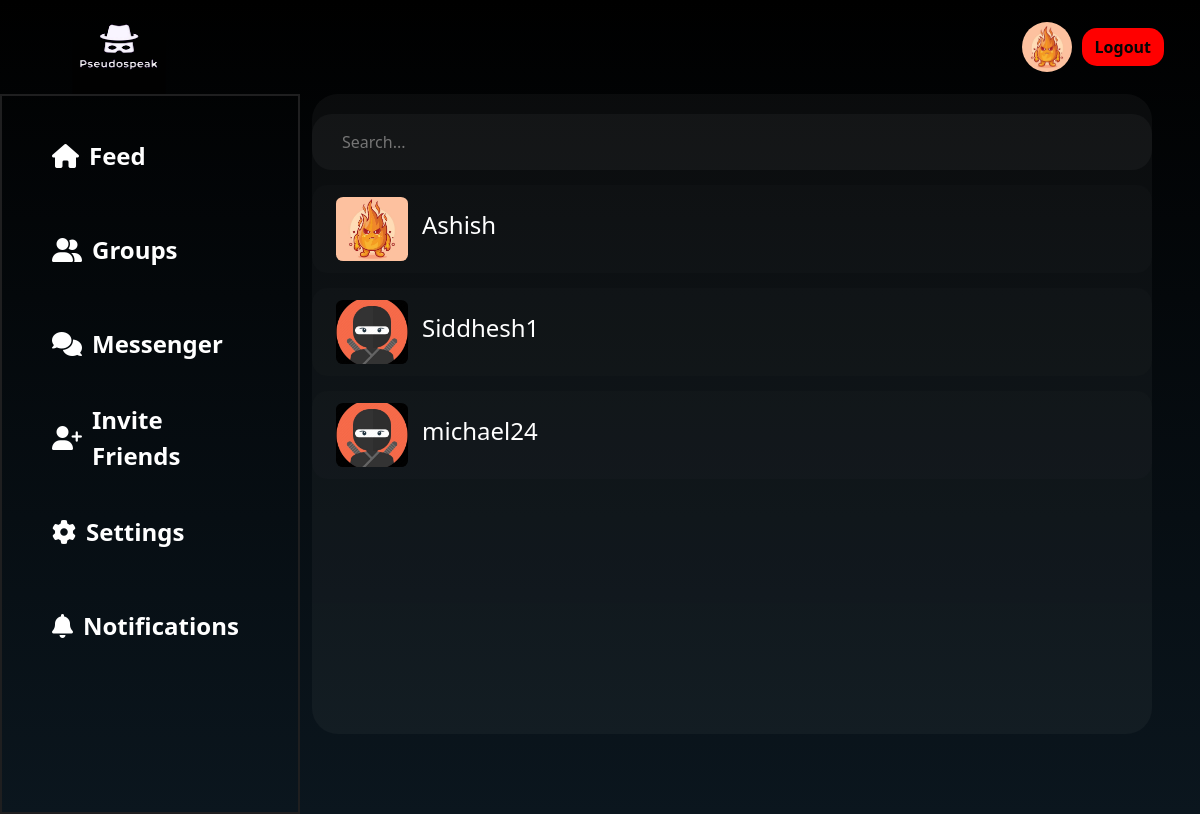
The page /messenger/ (signed in) on the database as committed earlier.
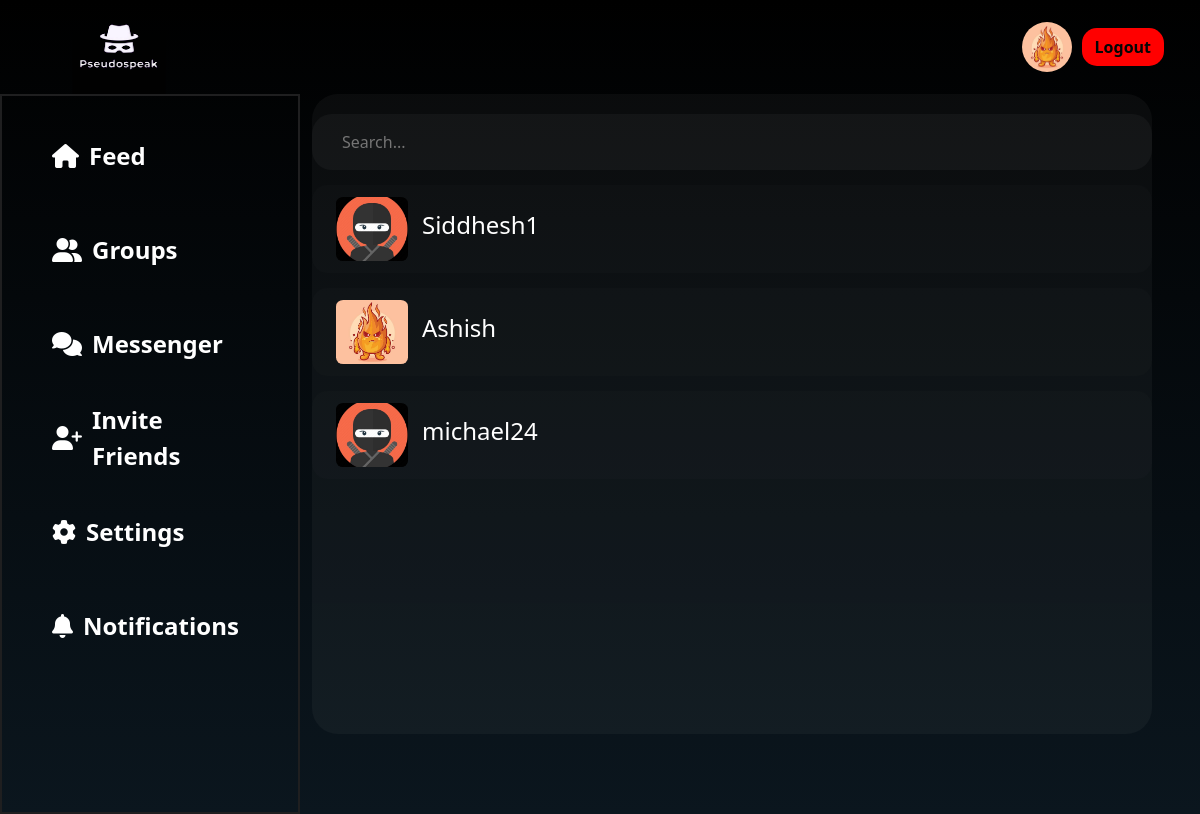
The same page on the database as committed later.
### main/models.py (models this page shows, shortened)
class Profile(models.Model):
    user=models.OneToOneField(User,null=True,on_delete=models.CASCADE)
    blocked_user=models.ManyToManyField(User,related_name="block_users",blank=True)
    profile_img=models.ImageField(null=True,blank=True,upload_to='images/')
    bio=models.CharField(null=True,max_length=51)
    follow=models.ManyToManyField(User,related_name='follow',blank=True)
    following=models.ManyToManyField(User,related_name='following',blank=True)

### main/views.py (the view)
# urls.py: path("messenger/",views.messenger,name='messenger'),
@login_required(login_url="login_or_signup_view")
def messenger(request):
    user = request.user
    followingUsers = user.profile.following.all()
    conversations = Conversation.objects.filter(members__in=[user])
    return render(
        request,
        "main/messenger.html",
        {"followingUsers": followingUsers, "conversations": conversations},
    )

### main/templates/main/messenger.html (shortened to what this page needs)
{% load static %}
<!DOCTYPE html>
<html lang="en">
  <head>
    <link
      href="https://cdn.jsdelivr.net/npm/bootstrap@5.3.1/dist/css/bootstrap.min.css"
      rel="stylesheet"
    />
    <link rel="stylesheet" href="{% static 'main/css/index.css' %}" />
  </head>
  <body>
    <div class="wrapper">
    <nav class="navbar navbar-expand bg-body-tertiary">
      <div class="container-fluid">
        <a class="navbar-brand ms-5 nav-logo" href="{% url 'index' %}"
          ><img src="/media/images/pseudospeakLogo.jpg" alt=""></a
        >
        <div class="collapse navbar-collapse" id="navbarSupportedContent">
          {% if user.is_authenticated %}
          <img
            id="profile_img_navbar"
            src="{{ user.profile.profile_img.url }}"
            alt=""
            style="
              width: 50px;
              height: 50px;
              border-radius: 50%;
              margin-right: 10px;
            "
          />
          <a href="{% url 'logout' %}" class="btn signbtn me-4">Logout</a>
          {% else %}
          <a href="{% url 'login_or_signup_view' %}" class="btn signbtn me-4"
            >Sign in</a
          >
          {% endif %}
        </div>
      </div>
    </nav>
    <div class="container-fluid">
      <div class="row content-1">
        <div class="col-3 content-1a res2 sidebar" id="sidebar">
          <ul>
            <li class="active">
              <i class="fa-solid fa-house"></i
              ><a href="{% url 'index' %}">Feed</a>
            </li>
            <li>
              <i class="fa-solid fa-user-group"></i
              ><a href="{% url 'rooms' name='recommended' %}">Groups</a>
            </li>
            <li><i class="fa-solid fa-comments"></i><a href="{% url 'messenger' %}">Messenger</a></li>
            <li><i class="fa-solid fa-user-plus"></i>Invite Friends</li>
            <li>
              <i class="fa-solid fa-gear"></i
              ><a href="{% url 'settings' %}">Settings</a>
            </li>
            <li>
              <i class="fa-solid fa-bell"></i
              ><a href="">Notifications</a>
            </li>
          </ul>
        </div>
        <div class="col-9 chat-container">
            <div class="search-container-1">
              <input
                id="data3"
                class="search-input-3"
                type="text"
                placeholder="Search..."
              />
            </div>
          <div id="userlist">
            {% for conversation in conversations %}
            {% for member in conversation.members.all %}
            {% if member != request.user %}
            <a href="{% url 'conversation' conversation_id=conversation.pk %}" class="conversationLink">
            <div class="user-container-3">
              <div class="user-con-name">
                <div class="user-container-img">
                  <img src="{{member.profile.profile_img.url}}" alt="" />
                </div>
                <div class="user-container-name">
                  <h4>{{member.username}}</h4>
                </div>
              </div>
            </div>
        </a>
          {% endif %}
            {% endfor %}
            {% endfor %}
          </div>
        </div>
      </div>
    </div>
  </div>
  </body>
</html>

Rows that differ between the two databases and show on the page:
changed Conversation (number 1 of 3 on the later page): moves up the list
